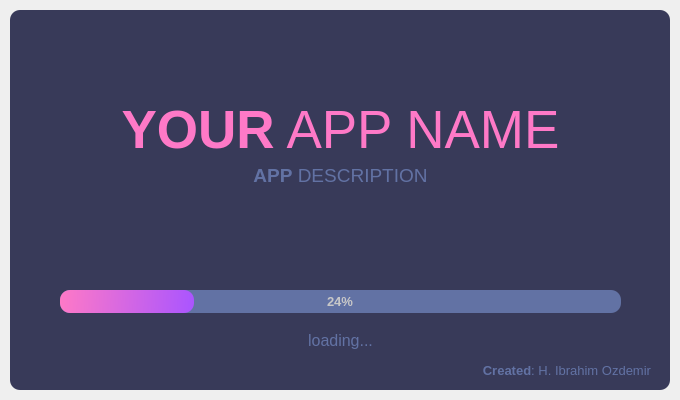
<?xml version="1.0" encoding="UTF-8"?>
<ui version="4.0">
 <class>SplashScreen</class>
 <widget class="QMainWindow" name="SplashScreen">
  <property name="geometry">
   <rect>
    <x>0</x>
    <y>0</y>
    <width>680</width>
    <height>400</height>
   </rect>
  </property>
  <property name="windowTitle">
   <string>MainWindow</string>
  </property>
  <widget class="QWidget" name="centralwidget">
   <layout class="QVBoxLayout" name="verticalLayout">
    <property name="spacing">
     <number>0</number>
    </property>
    <property name="leftMargin">
     <number>10</number>
    </property>
    <property name="topMargin">
     <number>10</number>
    </property>
    <property name="rightMargin">
     <number>10</number>
    </property>
    <property name="bottomMargin">
     <number>10</number>
    </property>
    <item>
     <widget class="QFrame" name="dropShadowFrame">
      <property name="styleSheet">
       <string notr="true">QFrame {	
	background-color: rgb(56, 58, 89);	
	color: rgb(220, 220, 220);
	border-radius: 10px;
}</string>
      </property>
      <property name="frameShape">
       <enum>QFrame::StyledPanel</enum>
      </property>
      <property name="frameShadow">
       <enum>QFrame::Raised</enum>
      </property>
      <widget class="QLabel" name="label_title">
       <property name="geometry">
        <rect>
         <x>0</x>
         <y>90</y>
         <width>661</width>
         <height>61</height>
        </rect>
       </property>
       <property name="font">
        <font>
         <family>Segoe UI</family>
         <pointsize>40</pointsize>
        </font>
       </property>
       <property name="styleSheet">
        <string notr="true">color: rgb(254, 121, 199);</string>
       </property>
       <property name="text">
        <string>&lt;strong&gt;YOUR&lt;/strong&gt; APP NAME</string>
       </property>
       <property name="alignment">
        <set>Qt::AlignCenter</set>
       </property>
      </widget>
      <widget class="QLabel" name="label_description">
       <property name="geometry">
        <rect>
         <x>0</x>
         <y>150</y>
         <width>661</width>
         <height>31</height>
        </rect>
       </property>
       <property name="font">
        <font>
         <family>Segoe UI</family>
         <pointsize>14</pointsize>
        </font>
       </property>
       <property name="styleSheet">
        <string notr="true">color: rgb(98, 114, 164);</string>
       </property>
       <property name="text">
        <string>&lt;strong&gt;APP&lt;/strong&gt; DESCRIPTION</string>
       </property>
       <property name="alignment">
        <set>Qt::AlignCenter</set>
       </property>
      </widget>
      <widget class="QProgressBar" name="progressBar">
       <property name="geometry">
        <rect>
         <x>50</x>
         <y>280</y>
         <width>561</width>
         <height>23</height>
        </rect>
       </property>
       <property name="font">
        <font>
         <family>Segoe UI</family>
         <pointsize>10</pointsize>
         <weight>75</weight>
         <bold>true</bold>
        </font>
       </property>
       <property name="styleSheet">
        <string notr="true">QProgressBar {
	
	background-color: rgb(98, 114, 164);
	color: rgb(200, 200, 200);
	border-style: none;
	border-radius: 10px;
	text-align: center;
}
QProgressBar::chunk{
	border-radius: 10px;
	background-color: qlineargradient(spread:pad, x1:0, y1:0.511364, x2:1, y2:0.523, stop:0 rgba(254, 121, 199, 255), stop:1 rgba(170, 85, 255, 255));
}</string>
       </property>
       <property name="value">
        <number>24</number>
       </property>
      </widget>
      <widget class="QLabel" name="label_loading">
       <property name="geometry">
        <rect>
         <x>0</x>
         <y>320</y>
         <width>661</width>
         <height>21</height>
        </rect>
       </property>
       <property name="font">
        <font>
         <family>Segoe UI</family>
         <pointsize>12</pointsize>
        </font>
       </property>
       <property name="styleSheet">
        <string notr="true">color: rgb(98, 114, 164);</string>
       </property>
       <property name="text">
        <string>loading...</string>
       </property>
       <property name="alignment">
        <set>Qt::AlignCenter</set>
       </property>
      </widget>
      <widget class="QLabel" name="label_credits">
       <property name="geometry">
        <rect>
         <x>20</x>
         <y>350</y>
         <width>621</width>
         <height>21</height>
        </rect>
       </property>
       <property name="font">
        <font>
         <family>Segoe UI</family>
         <pointsize>10</pointsize>
        </font>
       </property>
       <property name="styleSheet">
        <string notr="true">color: rgb(98, 114, 164);</string>
       </property>
       <property name="text">
        <string>&lt;strong&gt;Created&lt;/strong&gt;: H. Ibrahim Ozdemir</string>
       </property>
       <property name="alignment">
        <set>Qt::AlignRight|Qt::AlignTrailing|Qt::AlignVCenter</set>
       </property>
      </widget>
     </widget>
    </item>
   </layout>
  </widget>
 </widget>
 <resources/>
 <connections/>
</ui>
